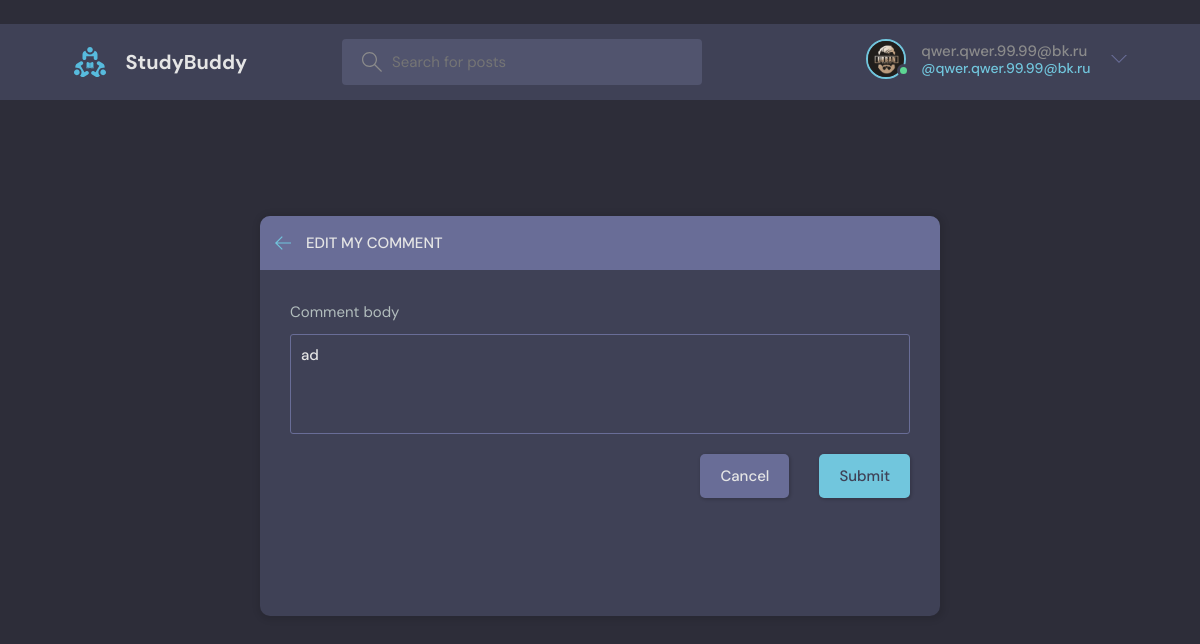
The app's page /editcomment/3/ (signed in) with its own data.
### base/models.py (models this page shows, shortened)
class User(AbstractUser):
    name = models.CharField(max_length=200, null=True)
    email = models.EmailField(unique=True, null=True)
    bio = models.TextField(null=True)
    avatar = models.ImageField(null=True, default='avatar.svg')
    USERNAME_FIELD = 'email'
    REQUIRED_FIELDS = []

class Message(models.Model):
     user = models.ForeignKey(User, on_delete=models.CASCADE)
     room = models.ForeignKey(Room, on_delete=models.CASCADE)
     body = models.TextField()
     updated = models.DateTimeField(auto_now=True)
     created = models.DateTimeField(auto_now_add=True)
     class Meta():
          ordering = ['-created']

### base/views.py (the view)
# urls.py: path('editcomment/<str:messageid>/', views.editComment, name='editcomment'),
@login_required(login_url='login')
def editComment(request, messageid):
     message = Message.objects.get(id=messageid)
     if request.user != message.user:
          return HttpResponse('You are not allowed to edit this comment.')
     form = MessageForm(instance=message)
     if request.method == 'POST':
          form = MessageForm(request.POST, instance=message)
          if form.is_valid():
               form.save()
               return redirect('room', roomid=message.room.id)
     context = {'form': form, 'message':message}
     return render(request, 'base/editcomment.html', context)

### base/forms.py
class MessageForm(ModelForm):
     class Meta():
          model = Message
          fields = ['body']

### base/templates/base/editcomment.html (shortened to what this page needs)
﻿{% extends 'main.html' %}
{% block content %}
  <main class="create-room layout">
    <div class="container">
      <div class="layout__box">
        <div class="layout__boxHeader">
          <div class="layout__boxTitle">
            <a href="{% url 'room' message.room.id %}">
              <svg version="1.1" xmlns="http://www.w3.org/2000/svg" width="32" height="32" viewBox="0 0 32 32">
                <title>arrow-left</title>
                <path
                  d="M13.723 2.286l-13.723 13.714 13.719 13.714 1.616-1.611-10.96-10.96h27.625v-2.286h-27.625l10.965-10.965-1.616-1.607z">
                </path>
              </svg>
            </a>
            <h3>Edit my comment</h3>
          </div>
        </div>
        <div class="layout__body">
          <form class="form" action="#" method="post">
            <div class="form__group">
              <label for="room_name">Comment body</label>
              {{form.body}}
            </div>
            <div class="form__action">
              <a class="btn btn--dark" href="{% url 'room' message.room.id %}">Cancel</a>
              <button class="btn btn--main" type="submit">Submit</button>
            </div>
          </form>
        </div>
      </div>
    </div>
  </main>
{% endblock %}

### templates/navbar.html (shortened to what this page needs)
﻿{% load static%}
<header class="header header--loggedIn">
     <div class="container">
       <a href="{% url 'home' %}" class="header__logo">
         <img src="{% static 'images/logo.svg' %}" />
         <h1>StudyBuddy</h1>
       </a>
       <form class="header__search" method="get" action="{% url 'home' %}">
         <label>
           <input name ="q" placeholder="Search for posts" />
         </label>
       </form>
       <nav class="header__menu">
         {% if request.user.is_authenticated %}
         <div class="header__user">
           <a href="{% url 'userprofile' request.user %}">
             <div class="avatar avatar--medium active">
               <img src="{{request.user.avatar.url}}" />
             </div>
             <p>{{request.user}}<span>@{{request.user}}</span></p>
           </a>
           <button class="dropdown-button">
             <svg version="1.1" xmlns="http://www.w3.org/2000/svg" width="32" height="32" viewBox="0 0 32 32">
               <title>chevron-down</title>
               <path d="M16 21l-13-13h-3l16 16 16-16h-3l-13 13z"></path>
             </svg>
           </button>
         </div>
         {% else %}
         <a href="{% url 'login' %}">
           <img src="{% static 'images/avatar.svg' %}" />
           <p>Login</p>
         </a>
         {% endif %}
       </nav>
     </div>
   </header>

### records on screen
User: user.avatar (picture), user "qwer.qwer.99.99@bk.ru"
Message: body "ad"
